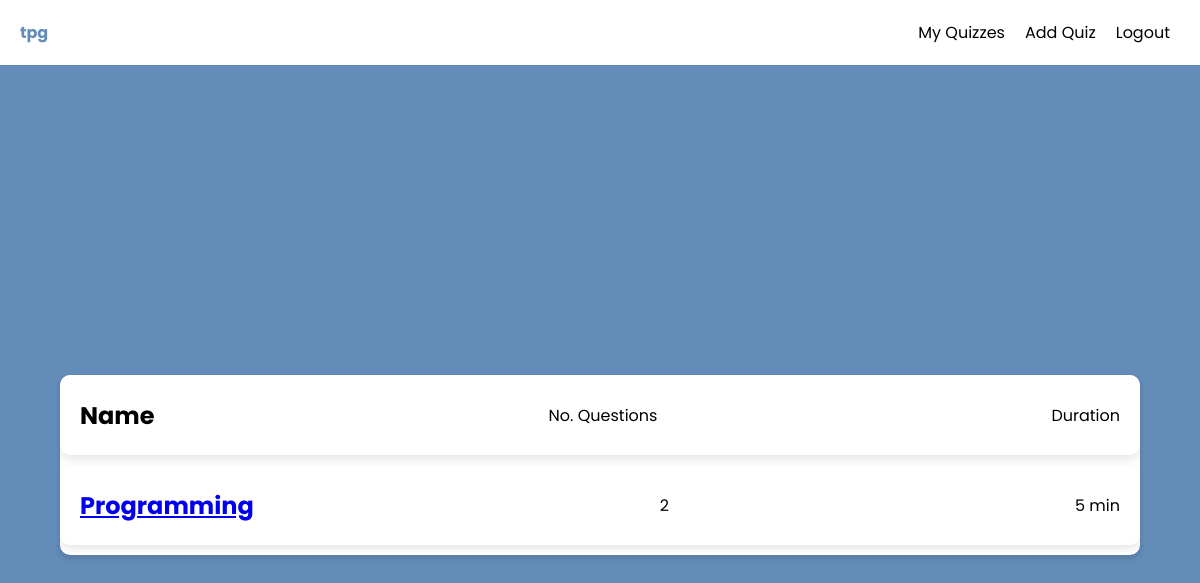
/index.php (signed in), run on an earlier commit of the app's database.
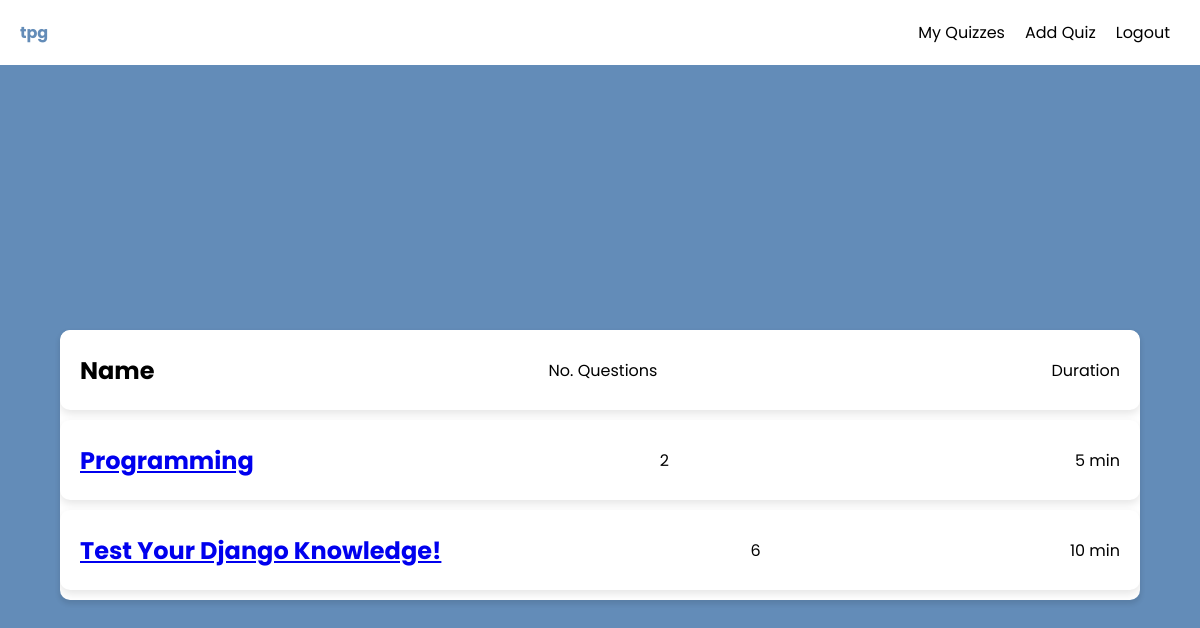
And on a later commit of the database.
### tables this page shows
CREATE TABLE `Quiz` (
  `id` int(11) NOT NULL,
  `title` varchar(30) NOT NULL,
  `duration` int(11) NOT NULL,
  `number_of_questions` int(11) DEFAULT 0,
  `number_of_enteries` int(11) DEFAULT 0,
  `number_of_passes` int(11) DEFAULT 0,
  `number_of_fails` int(11) DEFAULT 0,
  `created_at` datetime NOT NULL DEFAULT curtime(),
  `creator_id` int(11) DEFAULT NULL
);

### includes/quiz_model.php (called while the page is built, shortened)
<?php
function get_quizzes(object $pdo){
    $query = "SELECT * FROM Quiz;";
    $statement = $pdo->prepare($query);
    $statement->execute();
    $result = $statement->fetchAll(PDO::FETCH_ASSOC);
    return $result;
}

### includes/result_model.php (called while the page is built, shortened)
<?php
function get_result(object $pdo, int $quiz_id){
    $query = "SELECT * FROM Result WHERE student_id = :student_id AND quiz_id = :quiz_id;";
    $statement = $pdo->prepare($query);
    $statement->bindParam(":student_id", $_SESSION["user"]["id"]);
    $statement->bindParam(":quiz_id", $quiz_id);
    $statement->execute();
    $result = $statement->fetch(PDO::FETCH_ASSOC);
    return $result;
}

### includes/quiz_view.php (the view, shortened to what this page needs)
<?php
function display_quizzes(){
    require_once 'db.php';
    require_once 'result_model.php';
    require_once 'quiz_model.php';
    $quizzes = get_quizzes($pdo);
    foreach($quizzes as $quiz) {
        if (!get_result($pdo, $quiz["id"])) {
            echo '<div class="info">';
            echo  '<span><a href="take_quiz.php?quiz_id=' . $quiz["id"] . '">' . $quiz["title"] . '</a></span>';
            echo '<span>' . $quiz["number_of_questions"] . '</span>';
            echo '<span>' . $quiz["duration"] . ' min</span>';
            echo '</div>';
        }
    }
}

What changed in the data, as far as the page shows it:
added quiz: title "Test Your Django Knowledge!", number_of_questions "6", duration "10"
